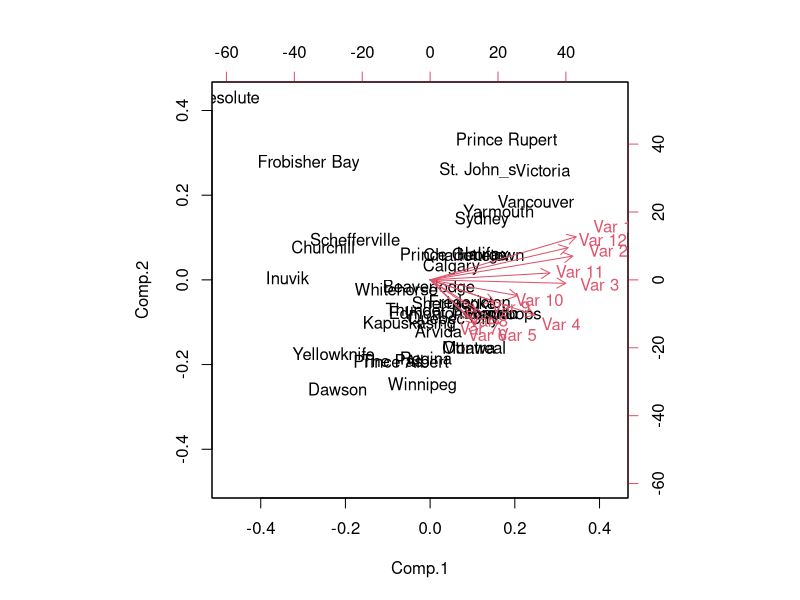
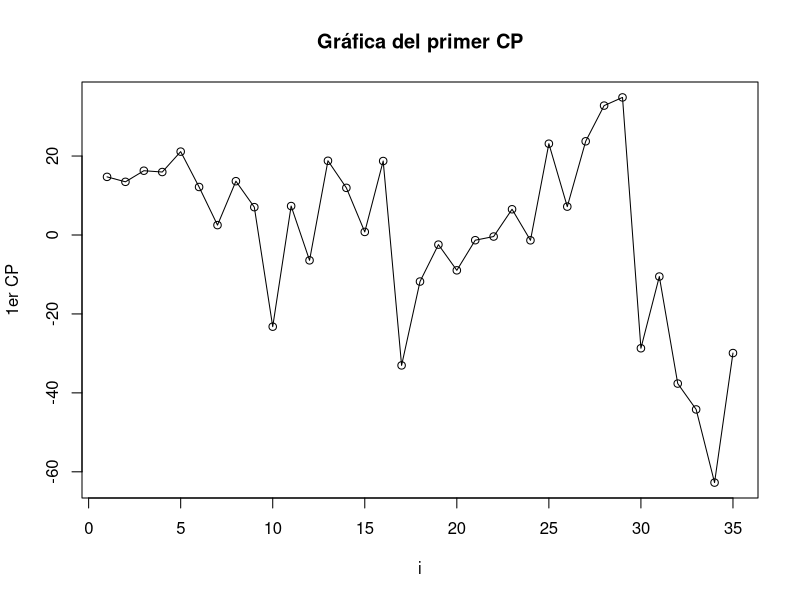
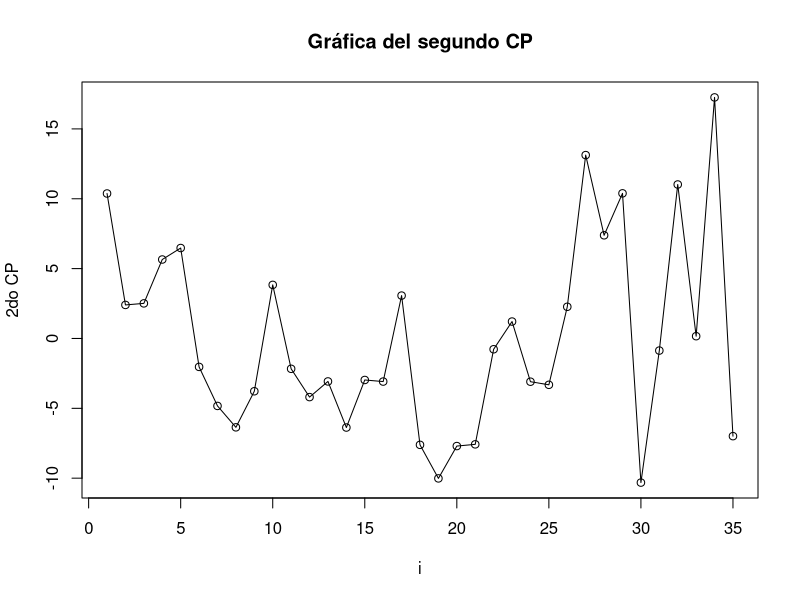

Source code (R) for these figures, in order:
setwd("/home/ericksav22/Documentos/Maestria/GIT/Semestre 2/Reconocimiento de patrones/Tarea 1")
#setwd("/home/e-082017-04/Documents/Maestria/GIT/Semestre 2/Reconocimiento de patrones/Tarea 1")
temp <- matrix(scan("oef2.data.dat"), 35, 12, byrow = T)

nombresestaciones <- c("St. John_s", "Charlottetown", "Halifax",
                       "Sydney", "Yarmouth", "Fredericton",
                       "Arvida", "Montreal", "Quebec City",
                       "Schefferville", "Sherbrooke", "Kapuskasing",
                       "London", "Ottawa", "Thunder Bay",
                       "Toronto", "Churchill", "The Pas",
                       "Winnipeg", "Prince Albert", "Regina",
                       "Beaverlodge", "Calgary", "Edmonton",
                       "Kamloops", "Prince George", "Prince Rupert",
                       "Vancouver", "Victoria", "Dawson",
                       "Whitehorse", "Frobisher Bay", "Inuvik",
                       "Resolute", "Yellowknife")

rownames(temp) <- nombresestaciones
p <- princomp(temp)
print(temp)
loadings(p)
summary(p)
biplot(p)
i <- seq(1, length(p$scores[,1]))
print(p$scores)
j <- seq(1, length(p$scores[,2]))
plot(i, p$scores[,1], xlab = "i", ylab = "1er CP", title("Gráfica del primer CP"))
lines(i, p$scores[,1])
plot(j, p$scores[,2], xlab = "i", ylab = "2do CP", title("Gráfica del segundo CP"))
lines(j, p$scores[,2])